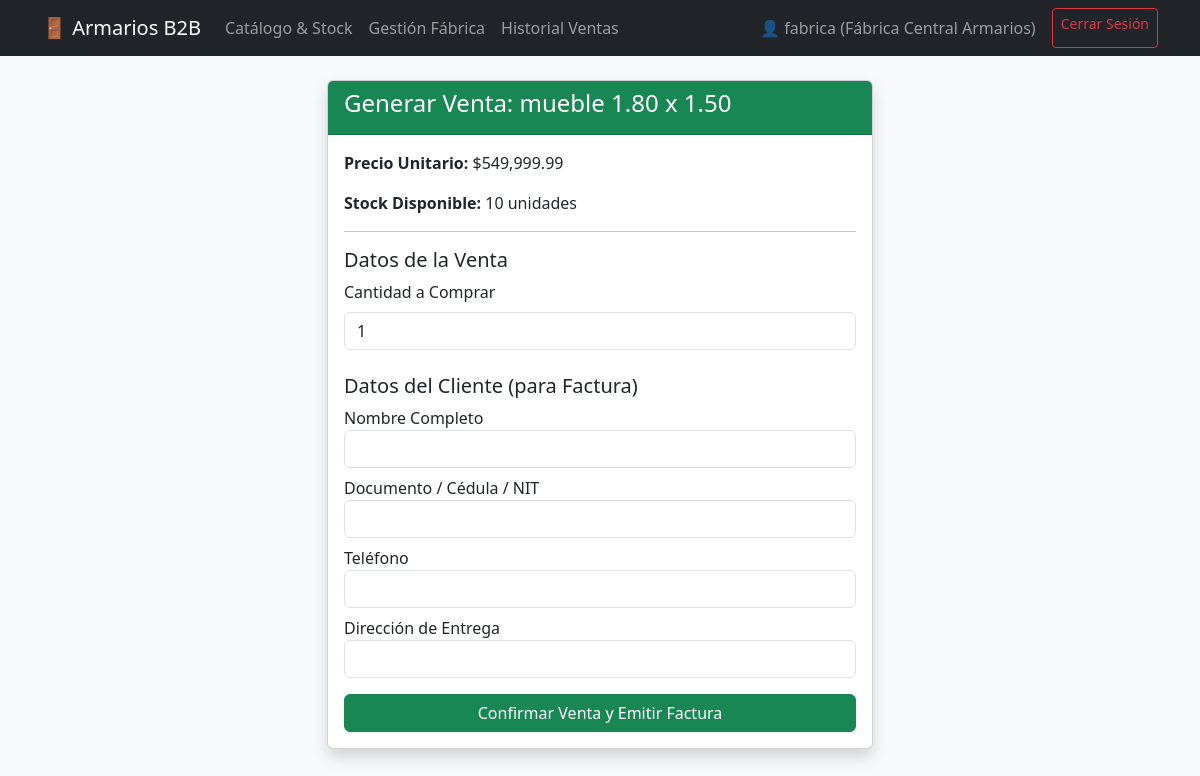
Page /venta/nueva/2 (signed in) on the committed database.
### app.py (models this page shows, shortened)
class Usuario(UserMixin, db.Model):
    __tablename__ = 'usuarios'
    id = db.Column(db.Integer, primary_key=True)
    username = db.Column(db.String(50), unique=True, nullable=False)
    password_hash = db.Column(db.String(255), nullable=False)
    rol = db.Column(db.String(20), nullable=False) # 'fabrica' o 'vendedor'
    nombre_local = db.Column(db.String(100), nullable=True)

class Mueble(db.Model):
    id = db.Column(db.Integer, primary_key=True)
    nombre = db.Column(db.String(100), nullable=False)
    descripcion = db.Column(db.Text, nullable=True)
    precio = db.Column(db.Float, nullable=False)
    stock = db.Column(db.Integer, default=0)
    imagen = db.Column(db.String(255), nullable=True)
    ubicacion = db.Column(db.String(50), default='Fábrica')

### app.py (the view, shortened to what this page needs)
@app.route('/venta/nueva/<int:mueble_id>', methods=['GET', 'POST'])
@login_required
def nueva_venta(mueble_id):
    mueble = Mueble.query.get_or_404(mueble_id)
    return render_template('nueva_venta.html', mueble=mueble)

### app.py (called while the page is built)
@login_manager.user_loader
def load_user(user_id):
    return Usuario.query.get(int(user_id))

### templates/nueva_venta.html
{% extends "base.html" %}
{% block content %}
<div class="row justify-content-center">
    <div class="col-md-6">
        <div class="card shadow">
            <div class="card-header bg-success text-white">
                <h4>Generar Venta: {{ mueble.nombre }}</h4>
            </div>
            <div class="card-body">
                <p><strong>Precio Unitario:</strong> ${{ "{:,.2f}".format(mueble.precio) }}</p>
                <p><strong>Stock Disponible:</strong> {{ mueble.stock }} unidades</p>
                <hr>
                <form method="POST">
                    <h5>Datos de la Venta</h5>
                    <div class="mb-3">
                        <label class="form-label">Cantidad a Comprar</label>
                        <input type="number" name="cantidad" value="1" min="1" max="{{ mueble.stock }}" class="form-control" required>
                    </div>
                    <h5 class="mt-4">Datos del Cliente (para Factura)</h5>
                    <div class="mb-2"><label>Nombre Completo</label><input type="text" name="cliente_nombre" class="form-control" required></div>
                    <div class="mb-2"><label>Documento / Cédula / NIT</label><input type="text" name="cliente_documento" class="form-control" required></div>
                    <div class="mb-2"><label>Teléfono</label><input type="text" name="cliente_telefono" class="form-control"></div>
                    <div class="mb-3"><label>Dirección de Entrega</label><input type="text" name="cliente_direccion" class="form-control"></div>
                    <button type="submit" class="btn btn-success w-100">Confirmar Venta y Emitir Factura</button>
                </form>
            </div>
        </div>
    </div>
</div>
{% endblock %}

### templates/base.html (shortened to what this page needs)
<!DOCTYPE html>
<html lang="es">
<head>
    <link href="https://cdn.jsdelivr.net/npm/bootstrap@5.3.0/dist/css/bootstrap.min.css" rel="stylesheet">
</head>
<body class="bg-light">
    <nav class="navbar navbar-expand-lg navbar-dark bg-dark mb-4">
        <div class="container">
            <a class="navbar-brand" href="{{ url_for('catalogo') }}">🚪 Armarios B2B</a>
            {% if current_user.is_authenticated %}
            <div class="navbar-nav me-auto">
                <a class="nav-link" href="{{ url_for('catalogo') }}">Catálogo & Stock</a>
                {% if current_user.rol == 'fabrica' %}
                <a class="nav-link" href="{{ url_for('gestionar_muebles') }}">Gestión Fábrica</a>
                {% endif %}
                <a class="nav-link" href="{{ url_for('historial_ventas') }}">Historial Ventas</a>
            </div>
            <div class="navbar-nav">
                <span class="navbar-text me-3">👤 {{ current_user.username }} ({{ current_user.nombre_local }})</span>
                <a class="btn btn-outline-danger btn-sm" href="{{ url_for('logout') }}">Cerrar Sesión</a>
            </div>
            {% endif %}
        </div>
    </nav>
    <div class="container">
        {% block content %}{% endblock %}
    </div>
</body>
</html>

### rows in the picture
Usuario: username "fabrica", nombre_local "Fábrica Central Armarios"
Mueble: nombre "mueble 1.80 x 1.50", precio "549,999.99", stock "10"
